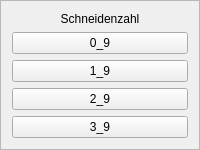
        <widget class="QFrame" name="frame_15">
         <property name="sizePolicy">
          <sizepolicy hsizetype="Ignored" vsizetype="Preferred">
           <horstretch>0</horstretch>
           <verstretch>0</verstretch>
          </sizepolicy>
         </property>
         <property name="frameShape">
          <enum>QFrame::StyledPanel</enum>
         </property>
         <property name="frameShadow">
          <enum>QFrame::Raised</enum>
         </property>
         <layout class="QVBoxLayout" name="verticalLayout_12">
          <item>
           <widget class="QLabel" name="no_of_wings_l2">
            <property name="text">
             <string>Schneidenzahl</string>
            </property>
            <property name="alignment">
             <set>Qt::AlignCenter</set>
            </property>
            <property name="wordWrap">
             <bool>true</bool>
            </property>
           </widget>
          </item>
          <item>
           <widget class="QPushButton" name="pushButton_37">
            <property name="sizePolicy">
             <sizepolicy hsizetype="Preferred" vsizetype="Preferred">
              <horstretch>0</horstretch>
              <verstretch>0</verstretch>
             </sizepolicy>
            </property>
            <property name="text">
             <string>0_9</string>
            </property>
           </widget>
          </item>
          <item>
           <widget class="QPushButton" name="pushButton_38">
            <property name="sizePolicy">
             <sizepolicy hsizetype="Preferred" vsizetype="Preferred">
              <horstretch>0</horstretch>
              <verstretch>0</verstretch>
             </sizepolicy>
            </property>
            <property name="text">
             <string>1_9</string>
            </property>
           </widget>
          </item>
          <item>
           <widget class="QPushButton" name="pushButton_39">
            <property name="sizePolicy">
             <sizepolicy hsizetype="Preferred" vsizetype="Preferred">
              <horstretch>0</horstretch>
              <verstretch>0</verstretch>
             </sizepolicy>
            </property>
            <property name="text">
             <string>2_9</string>
            </property>
           </widget>
          </item>
          <item>
           <widget class="QPushButton" name="pushButton_40">
            <property name="sizePolicy">
             <sizepolicy hsizetype="Preferred" vsizetype="Preferred">
              <horstretch>0</horstretch>
              <verstretch>0</verstretch>
             </sizepolicy>
            </property>
            <property name="text">
             <string>3_9</string>
            </property>
           </widget>
          </item>
         </layout>
        </widget>
